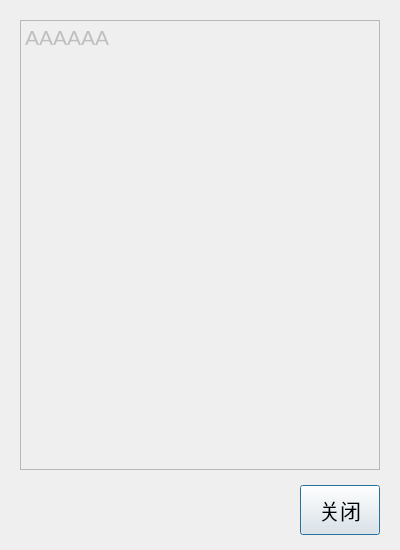
<?xml version="1.0" encoding="UTF-8"?>
<ui version="4.0">
 <class>AnswerDialog</class>
 <widget class="QDialog" name="AnswerDialog">
  <property name="geometry">
   <rect>
    <x>0</x>
    <y>0</y>
    <width>400</width>
    <height>550</height>
   </rect>
  </property>
  <property name="font">
   <font>
    <pointsize>16</pointsize>
   </font>
  </property>
  <property name="windowTitle">
   <string>Dialog</string>
  </property>
  <widget class="QPushButton" name="pushButton">
   <property name="geometry">
    <rect>
     <x>300</x>
     <y>485</y>
     <width>80</width>
     <height>50</height>
    </rect>
   </property>
   <property name="text">
    <string>关闭</string>
   </property>
  </widget>
  <widget class="QTextEdit" name="textEdit">
   <property name="enabled">
    <bool>false</bool>
   </property>
   <property name="geometry">
    <rect>
     <x>20</x>
     <y>20</y>
     <width>360</width>
     <height>450</height>
    </rect>
   </property>
   <property name="font">
    <font>
     <pointsize>12</pointsize>
    </font>
   </property>
   <property name="verticalScrollBarPolicy">
    <enum>Qt::ScrollBarAlwaysOff</enum>
   </property>
   <property name="html">
    <string>&lt;!DOCTYPE HTML PUBLIC &quot;-//W3C//DTD HTML 4.0//EN&quot; &quot;http://www.w3.org/TR/REC-html40/strict.dtd&quot;&gt;
&lt;html&gt;&lt;head&gt;&lt;meta name=&quot;qrichtext&quot; content=&quot;1&quot; /&gt;&lt;style type=&quot;text/css&quot;&gt;
p, li { white-space: pre-wrap; }
&lt;/style&gt;&lt;/head&gt;&lt;body style=&quot; font-family:'Noto Sans CJK SC Regular'; font-size:12pt; font-weight:400; font-style:normal;&quot;&gt;
&lt;p style=&quot; margin-top:0px; margin-bottom:0px; margin-left:0px; margin-right:0px; -qt-block-indent:0; text-indent:0px;&quot;&gt;&lt;span style=&quot; font-size:16pt;&quot;&gt;AAAAAA&lt;/span&gt;&lt;/p&gt;&lt;/body&gt;&lt;/html&gt;</string>
   </property>
  </widget>
 </widget>
 <resources/>
 <connections/>
</ui>
